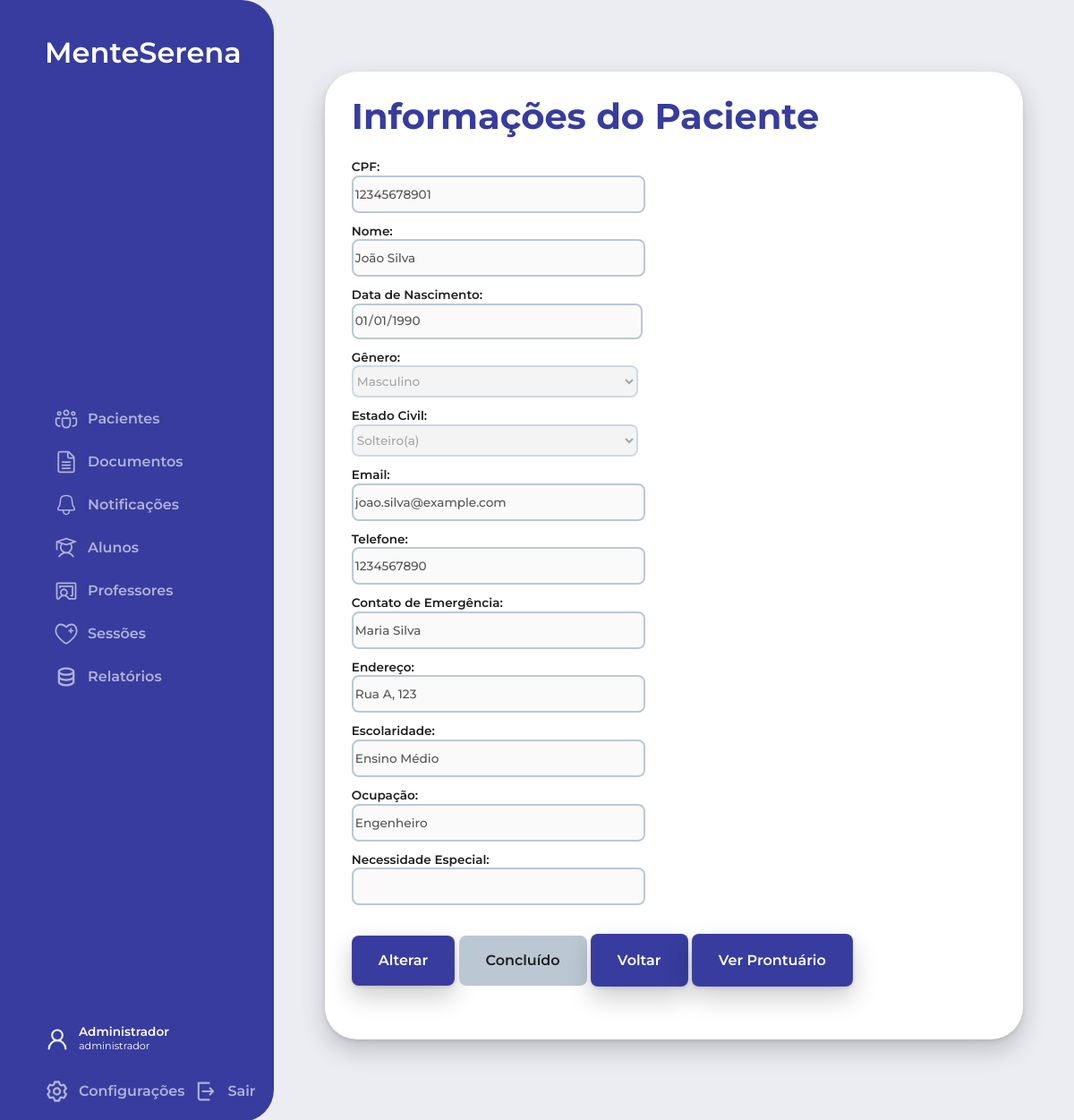
The page /php/acessarPacientes.php?id=1 (signed in) on the database as committed earlier.
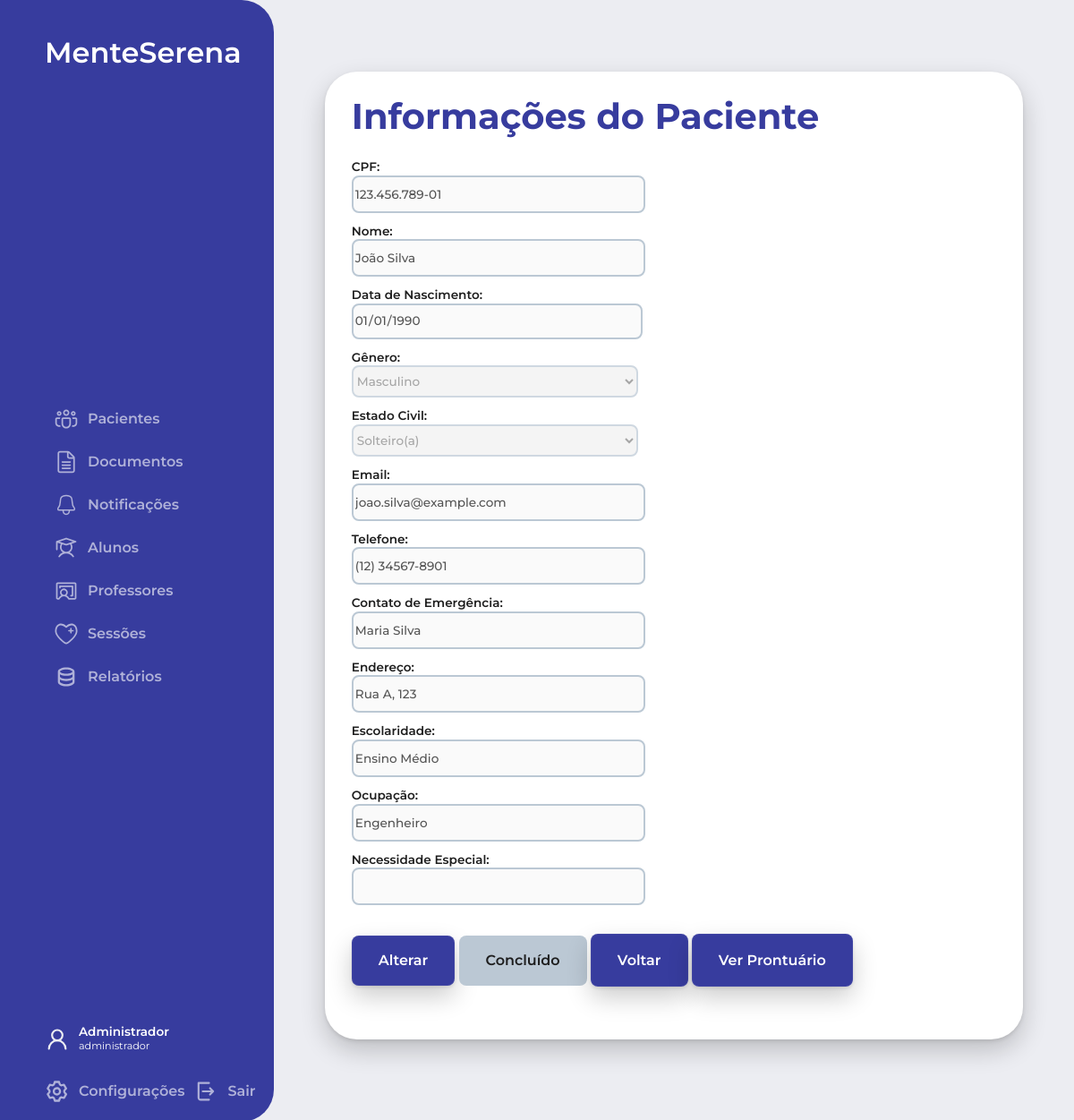
The same page on the database as committed later.
### tables this page shows
CREATE TABLE Pacientes (
    id_paciente INT AUTO_INCREMENT PRIMARY KEY,
    cpf VARCHAR(14) NOT NULL,
    nome VARCHAR(50) NOT NULL,
    data_nascimento DATE NOT NULL,
    genero ENUM('Masculino', 'Feminino', 'Outro') NOT NULL,
    estado_civil ENUM('Solteiro(a)', 'Casado(a)', 'Divorciado(a)', 'Viúvo(a)') NOT NULL,
    email VARCHAR(50) NOT NULL,
    telefone VARCHAR(15) NOT NULL,
    contato_emergencia VARCHAR(50) NOT NULL,
    endereco VARCHAR(50) NOT NULL,
    escolaridade VARCHAR(20) NOT NULL,
    ocupacao VARCHAR(50) NOT NULL,
    necessidade_especial VARCHAR(20)
);

### php/acessarPacientes.php (the view, shortened to what this page needs)
<?php
include('../config.php');
$idPaciente = isset($_GET['id']) ? $_GET['id'] : '';
$queryPaciente = "SELECT * FROM Pacientes WHERE id_paciente = ?";
$stmtPaciente = mysqli_prepare($conn, $queryPaciente);
mysqli_stmt_bind_param($stmtPaciente, "i", $idPaciente);
mysqli_stmt_execute($stmtPaciente);
$resultPaciente = mysqli_stmt_get_result($stmtPaciente);
$paciente = mysqli_fetch_assoc($resultPaciente);
?>
<!DOCTYPE html>
<html lang="pt-br">
<head>
  <link rel="stylesheet" href="../estilo.css">
  <link rel="stylesheet" href="../css/sidebar.css">
  <link rel="stylesheet" href="../css/mainContent.css">
</head>
<body>
  <div class="body_section">
    <?php include('sidebar.php'); ?>
    <main>
      <div class="main_title"><h2>Informações do Paciente</h2></div>
      <div class="content">
        <form class="main_form" action="acessarPacientes.php?id=<?php echo $idPaciente; ?>" method="post">
          <div class="form_group">
            <div class="form_input">
              <label for="cpf">CPF:</label>
              <input type="text" name="cpf" id="cpf" value="<?php echo $paciente['cpf']; ?>" disabled>
            </div>
            <div class="form_input">
              <label for="nome">Nome:</label>
              <input type="text" name="nome" id="nome" value="<?php echo $paciente['nome']; ?>" disabled>
              </div>
            <div class="form_input">
              <label for="data_nascimento">Data de Nascimento:</label>
              <input type="date" name="data_nascimento" id="data_nascimento" value="<?php echo $paciente['data_nascimento']; ?>" disabled>
            </div>
            <div class="form_input">
              <label for="genero">Gênero:</label>
              <select name="genero" id="genero" disabled>
                <option value="Masculino" <?php echo ($paciente['genero'] == 'Masculino') ? 'selected' : ''; ?>>Masculino</option>
              </select>
              </div>
            <div class="form_input">
              <label for="estado_civil">Estado Civil:</label>
              <select name="estado_civil" id="estado_civil" disabled>
                <option value="Solteiro(a)" <?php echo ($paciente['estado_civil'] == 'Solteiro(a)') ? 'selected' : ''; ?>>Solteiro(a)</option>
              </select>
              </div>
            <div class="form_input">
              <label for="email">Email:</label>
              <input type="text" name="email" id="email" value="<?php echo $paciente['email']; ?>" disabled>
              </div>
            <div class="form_input">
              <label for="telefone">Telefone:</label>
              <input type="text" name="telefone" id="telefone" value="<?php echo $paciente['telefone']; ?>" disabled>
              </div>
            <div class="form_input">
              <label for="contato_emergencia">Contato de Emergência:</label>
              <input type="text" name="contato_emergencia" id="contato_emergencia" value="<?php echo $paciente['contato_emergencia']; ?>" disabled>
              </div>
            <div class="form_input">
              <label for="endereco">Endereço:</label>
              <input type="text" name="endereco" id="endereco" value="<?php echo $paciente['endereco']; ?>" disabled>
              </div>
            <div class="form_input">
              <label for="escolaridade">Escolaridade:</label>
              <input type="text" name="escolaridade" id="escolaridade" value="<?php echo $paciente['escolaridade']; ?>" disabled>
              </div>
            <div class="form_input">
              <label for="ocupacao">Ocupação:</label>
              <input type="text" name="ocupacao" id="ocupacao" value="<?php echo $paciente['ocupacao']; ?>" disabled>
              </div>
            <div class="form_input">
              <label for="necessidade_especial">Necessidade Especial:</label>
              <input type="text" name="necessidade_especial" id="necessidade_especial" value="<?php echo $paciente['necessidade_especial']; ?>" disabled>
              </div>
          </div>
          <div class="form_group full_width">
            <button type="button" id="alterarBtn" class="botao_azul text_button">Alterar</button>
            <button type="submit" id="concluidoBtn" class="botao_azul text_button" name="botao" value="Concluído" disabled>Concluído</button>
            <a href="mainContent.php?tipo=pacientes" class="botao_azul text_button">Voltar</a>
            <a href="acessarProntuario.php?paciente_id=<?php echo $idPaciente; ?>" class="botao_azul text_button">Ver Prontuário</a>
          </div>
        </form>
      </div>
    </main>
  </div>
</body>
</html>

Rows that differ between the two databases and show on the page:
changed pacientes "João Silva": cpf "12345678901" → "123.456.789-01"; telefone "1234567890" → "(12) 34567-8901"
